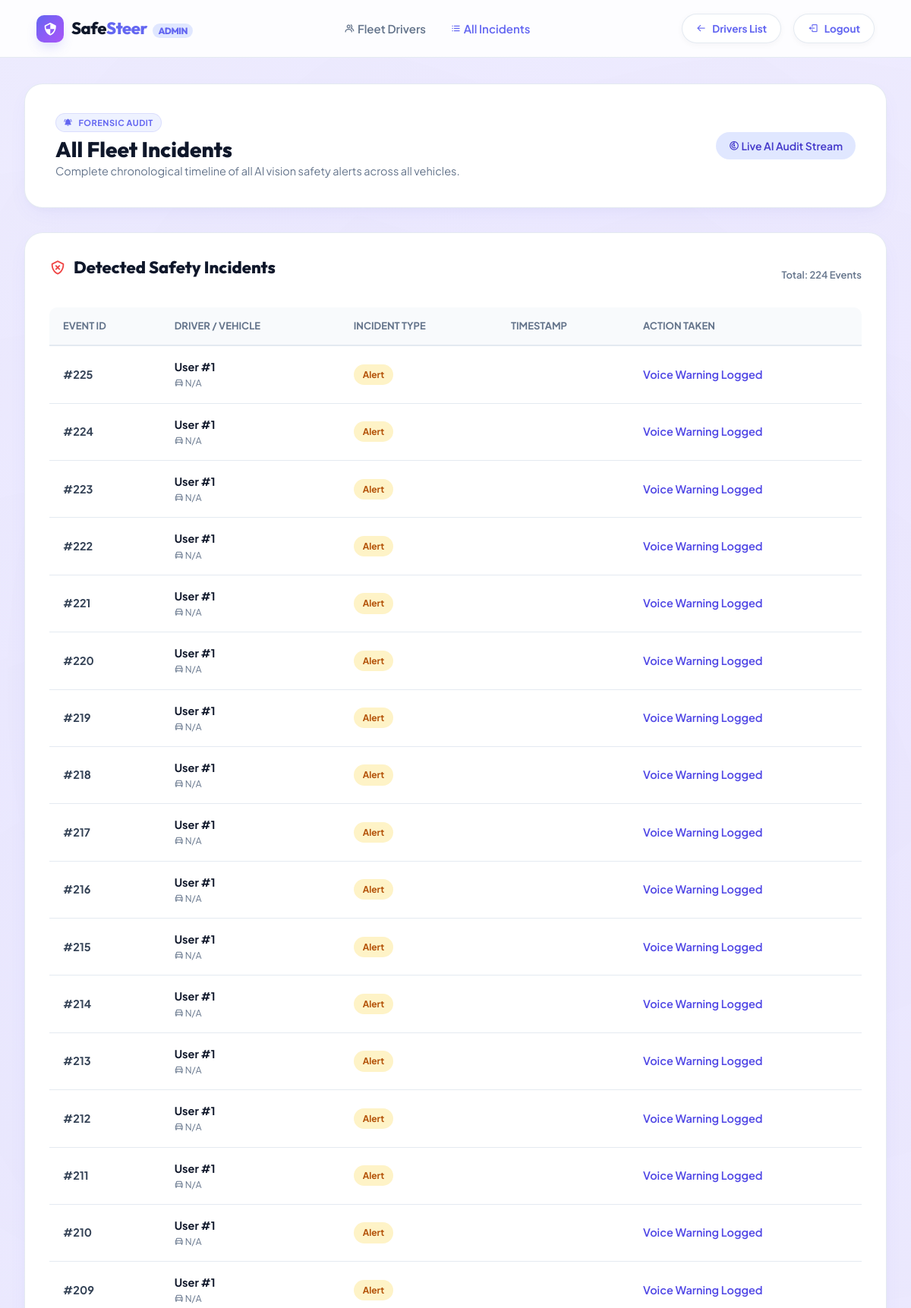
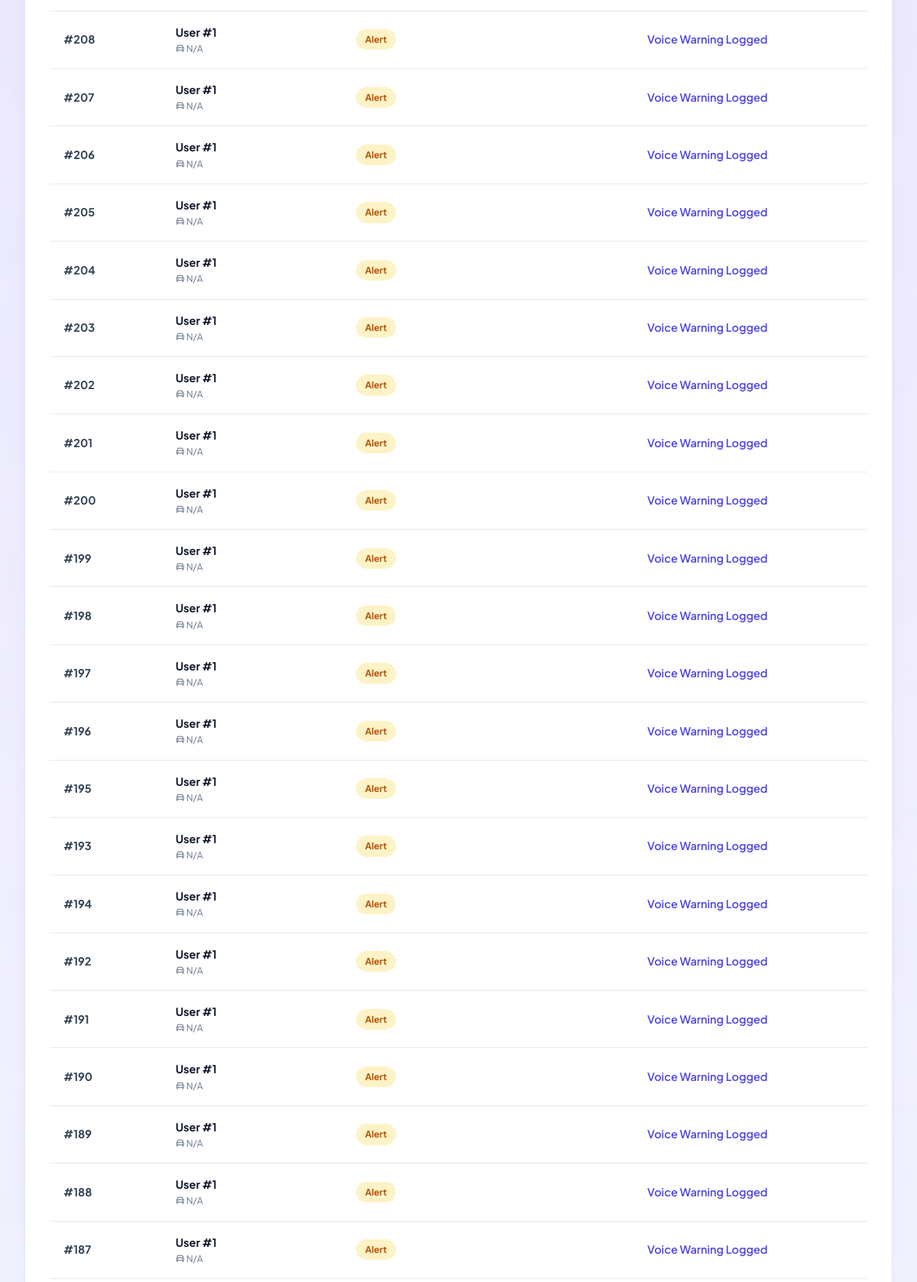
The app's page /admin/incidents (signed in, upper part) with its own data (2 pictures, top to bottom).
### tables this page shows
CREATE TABLE "incidents" (
                id INTEGER PRIMARY KEY AUTOINCREMENT,
                user_id INTEGER NOT NULL,
                type TEXT NOT NULL,
                timestamp TIMESTAMP DEFAULT CURRENT_TIMESTAMP,
                FOREIGN KEY(user_id) REFERENCES users(id)
            );

### app.py (the view)
@app.route("/admin/incidents")
def admin_incidents():
    if session.get("role") != "admin":
        return redirect(url_for("index"))
    conn = get_conn()
    cur = conn.cursor()
    cur.execute(
        "SELECT incidents.*, users.username, users.vehicle_no "
        "FROM incidents JOIN users ON incidents.user_id = users.id "
        "ORDER BY timestamp DESC"
    )
    incidents = cur.fetchall()
    conn.close()
    return render_template("admin_incidents.html", incidents=incidents)

### db.py (called while the page is built)
def get_conn():
    conn = sqlite3.connect(DB_PATH)
    conn.row_factory = sqlite3.Row
    return conn

### templates/admin_incidents.html (shortened to what this page needs)
<!DOCTYPE html>
<html lang="en">
<head>
  <link href="https://unpkg.com/boxicons@2.1.4/css/boxicons.min.css" rel="stylesheet"/>
  <link rel="stylesheet" href="{{ url_for('static', filename='style.css') }}">
</head>
<body style="background-color: #f8faff;">
  <header class="site-header">
    <a href="{{ url_for('admin_dashboard') }}" class="brand-logo">
      <div class="logo-icon"><i class='bx bx-shield-quarter'></i></div>
      <span>Safe<span>Steer</span> <span style="font-size:12px; font-weight:800; padding:2px 7px; background:#e0e7ff; color:#6366f1; border-radius:999px; margin-left:4px;">ADMIN</span></span>
    </a>
    <nav class="nav-links" id="navLinks">
      <a href="{{ url_for('admin_dashboard') }}"><i class='bx bx-group'></i> Fleet Drivers</a>
      <a href="{{ url_for('admin_incidents') }}" class="active"><i class='bx bx-list-ul'></i> All Incidents</a>
    </nav>
    <div class="header-actions">
      <a href="{{ url_for('admin_dashboard') }}" class="btn-pill secondary" style="padding: 8px 18px; font-size: 13.5px;">
        <i class='bx bx-arrow-back'></i> Drivers List
      </a>
      <a href="{{ url_for('logout') }}" class="btn-pill secondary" style="padding: 8px 18px; font-size: 13.5px;">
        <i class='bx bx-log-out'></i> Logout
      </a>
    </div>
  </header>
  <main class="dashboard-container">
    <div class="dashboard-hero-card">
      <div>
        <div class="pill-badge" style="margin-bottom:6px; font-size:11px; padding:3px 10px;">
          <i class='bx bxs-bell-ring'></i> FORENSIC AUDIT
        </div>
        <h2 style="font-size: 28px;">All Fleet Incidents</h2>
        <p style="color:var(--text-muted); font-size:14.5px;">Complete chronological timeline of all AI vision safety alerts across all vehicles.</p>
      </div>
      <div>
        <span class="tag-chip" style="font-size: 14px; padding: 8px 16px; background:#e0e7ff; color:#4338ca;">
          <i class='bx bx-radar'></i> Live AI Audit Stream
        </span>
      </div>
    </div>
    <div class="table-card">
      <div style="display:flex; justify-content:space-between; align-items:center; margin-bottom: 20px;">
        <h3><i class='bx bx-shield-x' style="color:#ef4444;"></i> Detected Safety Incidents</h3>
        <span style="font-size:13px; color:var(--text-muted); font-weight:600;">Total: {{ incidents|length }} Events</span>
      </div>
      {% if incidents %}
      <div class="table-responsive">
        <table class="styled-table">
          <thead>
            <tr>
              <th>Event ID</th>
              <th>Driver / Vehicle</th>
              <th>Incident Type</th>
              <th>Timestamp</th>
              <th>Action Taken</th>
            </tr>
          </thead>
          <tbody>
            {% for inc in incidents %}
            <tr>
              <td style="font-weight: 700;">#{{ inc['id'] }}</td>
              <td>
                <div style="font-weight:700; color:var(--text-main);">
                  {{ inc['username'] if 'username' in inc else ('User #' ~ inc['user_id']) }}
                </div>
                <div style="font-size:12px; color:var(--text-muted);">
                  <i class='bx bx-car'></i> {{ inc['vehicle_no'] if 'vehicle_no' in inc else 'N/A' }}
                </div>
              </td>
              <td>
                {% set itype = inc['type'] if 'type' in inc else (inc['incident_type'] if 'incident_type' in inc else 'Alert') %}
                {% if 'Drowsiness' in itype %}
                  <span class="status-badge warning"><i class='bx bx-error-circle'></i> {{ itype }}</span>
                {% elif 'Phone' in itype %}
                  <span class="status-badge danger"><i class='bx bx-mobile-vibration'></i> {{ itype }}</span>
                {% elif 'Unresponsive' in itype %}
                  <span class="status-badge danger" style="background:#fee2e2; color:#b91c1c;"><i class='bx bx-alarm-exclamation'></i> {{ itype }}</span>
                {% else %}
                  <span class="status-badge warning">{{ itype }}</span>
                {% endif %}
              </td>
              <td style="color:var(--text-muted); white-space: nowrap;">
              </td>
              <td>
                {% if 'Unresponsive' in itype %}
                  <span style="color:#b91c1c; font-weight:700;">Siren & Rescue Team Triggered</span>
                {% else %}
                  <span style="color:#4f46e5; font-weight:600;">Voice Warning Logged</span>
                {% endif %}
              </td>
            </tr>
            {% endfor %}
          </tbody>
        </table>
      </div>
      {% endif %}
    </div>
  </main>
</body>
</html>

### records on screen
incidents: id "225", user "User #1", inc "N/A", itype "Alert", shows "Voice Warning Logged"
incidents: id "224", user "User #1", inc "N/A", itype "Alert", shows "Voice Warning Logged"
incidents: id "223", user "User #1", inc "N/A", itype "Alert", shows "Voice Warning Logged"
incidents: id "222", user "User #1", inc "N/A", itype "Alert", shows "Voice Warning Logged"
incidents: id "221", user "User #1", inc "N/A", itype "Alert", shows "Voice Warning Logged"
incidents: id "220", user "User #1", inc "N/A", itype "Alert", shows "Voice Warning Logged"
incidents: id "219", user "User #1", inc "N/A", itype "Alert", shows "Voice Warning Logged"
incidents: id "218", user "User #1", inc "N/A", itype "Alert", shows "Voice Warning Logged"
incidents: id "217", user "User #1", inc "N/A", itype "Alert", shows "Voice Warning Logged"
incidents: id "216", user "User #1", inc "N/A", itype "Alert", shows "Voice Warning Logged"
incidents: id "215", user "User #1", inc "N/A", itype "Alert", shows "Voice Warning Logged"
incidents: id "214", user "User #1", inc "N/A", itype "Alert", shows "Voice Warning Logged"
incidents: id "213", user "User #1", inc "N/A", itype "Alert", shows "Voice Warning Logged"
incidents: id "212", user "User #1", inc "N/A", itype "Alert", shows "Voice Warning Logged"
incidents: id "211", user "User #1", inc "N/A", itype "Alert", shows "Voice Warning Logged"
incidents: id "210", user "User #1", inc "N/A", itype "Alert", shows "Voice Warning Logged"
incidents: id "209", user "User #1", inc "N/A", itype "Alert", shows "Voice Warning Logged"
incidents: id "208", user "User #1", inc "N/A", itype "Alert", shows "Voice Warning Logged"
incidents: id "207", user "User #1", inc "N/A", itype "Alert", shows "Voice Warning Logged"
incidents: id "206", user "User #1", inc "N/A", itype "Alert", shows "Voice Warning Logged"
incidents: id "205", user "User #1", inc "N/A", itype "Alert", shows "Voice Warning Logged"
incidents: id "204", user "User #1", inc "N/A", itype "Alert", shows "Voice Warning Logged"
incidents: id "203", user "User #1", inc "N/A", itype "Alert", shows "Voice Warning Logged"
incidents: id "202", user "User #1", inc "N/A", itype "Alert", shows "Voice Warning Logged"
incidents: id "201", user "User #1", inc "N/A", itype "Alert", shows "Voice Warning Logged"
incidents: id "200", user "User #1", inc "N/A", itype "Alert", shows "Voice Warning Logged"
incidents: id "199", user "User #1", inc "N/A", itype "Alert", shows "Voice Warning Logged"
incidents: id "198", user "User #1", inc "N/A", itype "Alert", shows "Voice Warning Logged"
incidents: id "197", user "User #1", inc "N/A", itype "Alert", shows "Voice Warning Logged"
incidents: id "196", user "User #1", inc "N/A", itype "Alert", shows "Voice Warning Logged"
incidents: id "195", user "User #1", inc "N/A", itype "Alert", shows "Voice Warning Logged"
incidents: id "193", user "User #1", inc "N/A", itype "Alert", shows "Voice Warning Logged"
incidents: id "194", user "User #1", inc "N/A", itype "Alert", shows "Voice Warning Logged"
incidents: id "192", user "User #1", inc "N/A", itype "Alert", shows "Voice Warning Logged"
incidents: id "191", user "User #1", inc "N/A", itype "Alert", shows "Voice Warning Logged"
incidents: id "190", user "User #1", inc "N/A", itype "Alert", shows "Voice Warning Logged"
incidents: id "189", user "User #1", inc "N/A", itype "Alert", shows "Voice Warning Logged"
incidents: id "188", user "User #1", inc "N/A", itype "Alert", shows "Voice Warning Logged"
incidents: id "187", user "User #1", inc "N/A", itype "Alert", shows "Voice Warning Logged"

### other values on screen
{{ incidents|length }} "224"
